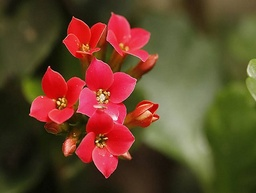
#> input picture help/flower_638_482.jpg, 256 x 193 px, shrunk from 638 x 482 before the run
$ python image_preprocess.py
#> lines starting #> are read from the running program, lines starting #| are printed output that depends on the picture
### help/med.py
# import random as rd
def find_med_tmp(L):
    if L[1] <= L[0] <= L[2] or L[1] >= L[0] >= L[2]:
        return L[0]
    elif L[0] <= L[1] <= L[2] or L[0] >= L[1] >= L[2]:
        return L[1]
    elif L[0] <= L[2] <= L[1] or L[0] >= L[2] >= L[1]:
        return L[2]

def find_med(L):
    L0, L1, L2 = L[0:3], L[3:6], L[6:9]
    tmp0, tmp1, tmp2 = find_med_tmp(L0), find_med_tmp(L1), find_med_tmp(L2)
    ans = find_med_tmp([tmp0, tmp1, tmp2])
    return ans

def find_real_med(L):
    return sorted(L)[4]
# [14 lines of commented-out code are left out]
def writefile(L, name):
    fh = open(f'{name}.txt', 'w')
    for line in L:
        temp = [hex(i)[2:].zfill(2) for i in line]
        fh.write('_'.join(temp) + '\n')
    fh.close()

def writefile_long(L, name):
    fh = open(f'{name}.txt', 'w')
    for line in L:
        temp = [hex(i)[2:].zfill(5) for i in line]
        fh.write('_'.join(temp) + '\n')
    fh.close()

def writefile_dec(L, name):
    fh = open(f'{name}_dec.txt', 'w')
    for line in L:
        temp = [str(i).zfill(3) for i in line]
        fh.write('_'.join(temp) + '\n')
    fh.close()

### help/image_preprocess.py
import numpy as np
from matplotlib import pyplot as plt

from math import sqrt
from copy import deepcopy
import cv2

from med import find_med, find_real_med, writefile, writefile_dec, writefile_long
import random as rd

#### Change your input image name here (include filename extension) ####
IMAGE_NAME = 'flower_638_482.jpg'
########################################################################

print('loading image...')
L = cv2.imread(f'{IMAGE_NAME}', cv2.IMREAD_GRAYSCALE)
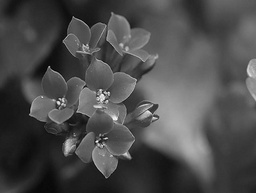
#> L: shape (193, 256); min 0, max 252, mean 75.8
L = L.tolist()
#> L = 193 items


print('padding...')
padding = deepcopy(L)
#> padding = 193 items
for i in range(len(L)):
    for j in range(len(L[i])):
        if i == 0 or i == len(L) - 1 or j == 0 or j == len(L[i]) - 1:
            padding[i][j] = 0
cv2.imwrite(f'{IMAGE_NAME[:-4]}_padding.jpg', np.array(padding))
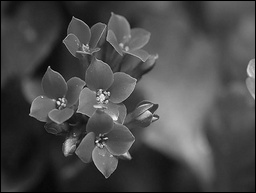
#> saved as flower_638_482_padding.jpg: shape (193, 256); min 0, max 252, mean 74.8


print('adding noise...')
noise = deepcopy(padding)
#> noise = 193 items
med_of_med = deepcopy(padding)
#> med_of_med = 193 items
height, width = len(L), len(L[0])
#> height = 193; width = 256

pos = [(rd.randint(1, height - 2), rd.randint(1, width - 2)) for i in range(30000)]
#> pos = 30000 items
for p in pos:
    noise[p[0]][p[1]] = 255
#> this loop made 30000 passes
#> p on passes 1 to 3: (99, 195), (108, 11), (67, 248)
cv2.imwrite(f'{IMAGE_NAME[:-4]}_noise.jpg', np.array(noise))
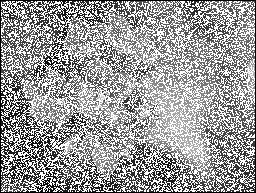
#> saved as flower_638_482_noise.jpg: shape (193, 256); min 0, max 255, mean 156
plt.imshow(noise, cmap = 'gray')
plt.show()
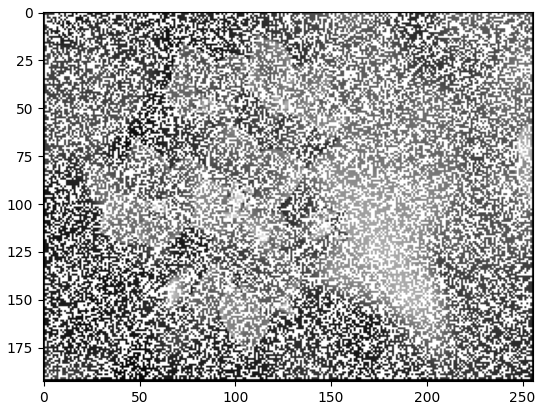
#> figure drawn by matplotlib, 1 panel
writefile(noise, 'noise_638_482')
writefile_dec(noise, 'noise_638_482')

for i in range(len(noise)):
    for j in range(len(noise[i])):
        if i == 0 or i == height - 1 or j == 0 or j == width - 1:
            med_of_med[i][j] = noise[i][j]
        else:
            med_of_med[i][j] = find_med([noise[i-1][j-1], noise[i-1][j], noise[i-1][j+1], noise[i][j-1], noise[i][j], noise[i][j+1], noise[i+1][j-1], noise[i+1][j], noise[i+1][j+1]])
#> this loop made 193 passes

temp = []
for i in range(1, len(med_of_med) - 1):
    temp2 = []
    for j in range(1, len(med_of_med[i]) - 1):
        temp2.append(med_of_med[i][j])
    temp.append(temp2)
med_of_med = deepcopy(temp)

cv2.imwrite(f'{IMAGE_NAME[:-4]}_med_of_med.jpg', np.array(med_of_med))
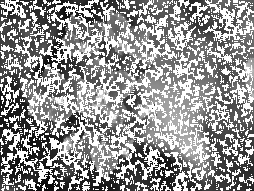
#> saved as flower_638_482_med_of_med.jpg: shape (191, 254); min 8, max 255, mean 151.9
plt.imshow(med_of_med, cmap = 'gray')
plt.show()
writefile(med_of_med, 'med_of_med_636_480')


# [30 lines of commented-out code are left out]


print('calculating hog with denoising...')
denoise_hog_tmp = deepcopy(med_of_med)
denoise_hog_tmp_no_sqrt = deepcopy(med_of_med)
denoise_hog = deepcopy(med_of_med)
for i in range(len(med_of_med)):
    for j in range(len(med_of_med[i])):
        if i == 0:
            gy = int(med_of_med[i + 1][j])
        elif i == len(med_of_med) - 1:
            gy = int(med_of_med[i - 1][j])
        else:
            gy = int(med_of_med[i + 1][j]) - int(med_of_med[i - 1][j])

        if j == 0:
            gx = int(med_of_med[i][j + 1])
        elif j == len(med_of_med[i]) - 1:
            gx = int(med_of_med[i][j - 1])
        else:
            gx = int(med_of_med[i][j + 1]) - int(med_of_med[i][j - 1])
        denoise_hog_tmp[i][j] = int(sqrt(gx ** 2 + gy ** 2))
        denoise_hog_tmp_no_sqrt[i][j] = (gx ** 2 + gy ** 2)
writefile_long(denoise_hog_tmp_no_sqrt, 'denoise_hog_no_sqrt_636_480')
writefile(denoise_hog, 'denoise_hog_with_sqrt_636_480')

# cv2.imwrite(f'{IMAGE_NAME[:-4]}_output.jpg', ans)
for i in range(len(denoise_hog_tmp)):
    for j in range(len(denoise_hog_tmp[i])):
        if denoise_hog_tmp[i][j] > 20:
            denoise_hog[i][j] = 0
        else:
            denoise_hog[i][j] = 255
cv2.imwrite(f'{IMAGE_NAME[:-4]}_denoise_edge.jpg', np.array(denoise_hog))
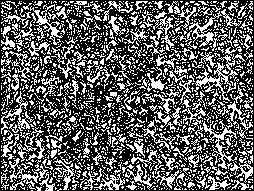
#> saved as flower_638_482_denoise_edge.jpg: shape (191, 254); 37% white in thin lines or dots
plt.imshow(denoise_hog, cmap = 'gray')
plt.show()
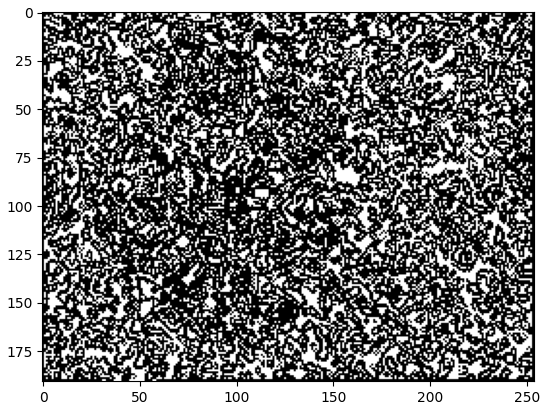
#> figure drawn by matplotlib, 1 panel

print('Finish')
